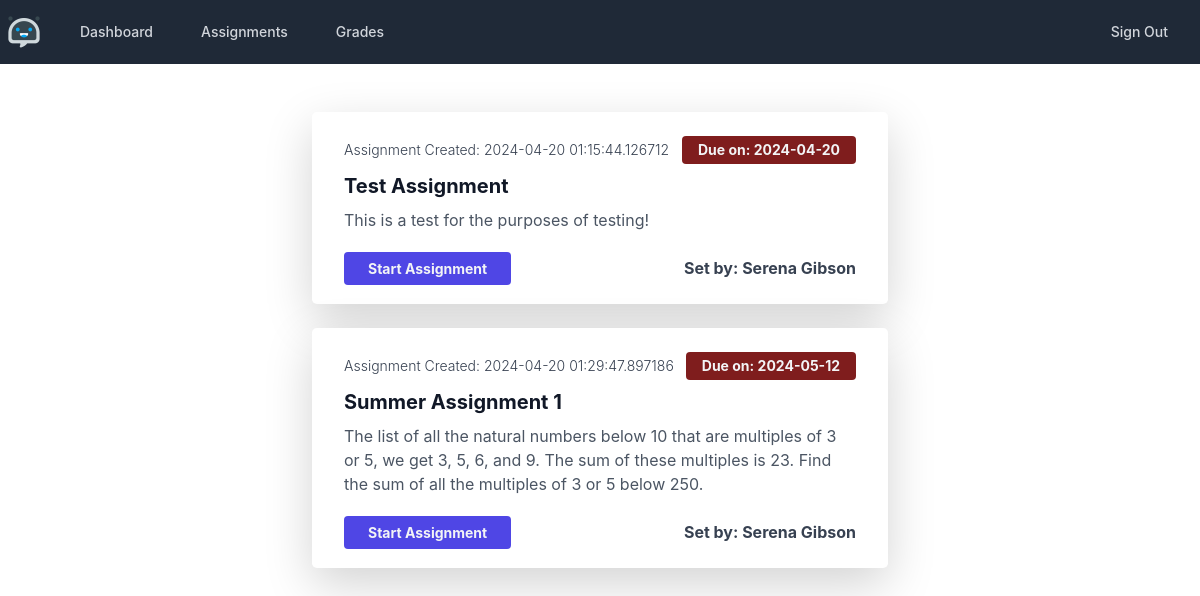
The app's page /assignments (signed in) with its own data.
### models.py (models this page shows, shortened)
class Assignment(db.Model):
    __tablename__ = 'assignments'
    __table_args__ = {'extend_existing': True}
    assignment_id = db.Column(db.Integer, primary_key=True)
    name = db.Column(db.String(100), nullable=False)
    description = db.Column(db.String(500), nullable=False)
    set_by = db.Column(db.String(50), nullable=False)
    created_on = db.Column(db.DateTime, nullable=False)
    due_date = db.Column(db.String(10), nullable=False)

### assignments/views.py (the view)
@assignments_blueprint.route('/assignments', methods=['POST', 'GET'])
@login_required
@required_roles('student')
def assignments():
    all_assignments = Assignment.query.all()
    if len(all_assignments) != 0:
        return render_template('assignments/assignments.html',
                               assignments=all_assignments)
    else:
        flash('No assignments set.')
    return render_template('assignments/assignments.html')

### app.py (called while the page is built)
@login_manager.user_loader
def load_user(user_id):
    return User.query.get(int(user_id))

### models.py (called while the page is built)
def required_roles(*roles):
    def wrapper(f):
        @wraps(f)
        def wrapped(*args, **kwargs):
            if current_user.role not in roles:
                return render_template('error/403.html')
            return f(*args, **kwargs)
        return wrapped
    return wrapper

### templates/assignments/assignments.html (shortened to what this page needs)
<!DOCTYPE html>
<html lang="en">
<head>
</head>
<body>
{% extends 'base.html' %}
{% block content %}
    <div class="w-full max-w-xl mx-auto mt-5">
        {% if assignments %}
            {% for assignment in assignments %}
                <div class="max-w-2xl px-8 py-4 my-4 bg-white rounded-lg shadow-lg">
                    <div class="flex items-center justify-between">
                <span class="text-sm font-light text-gray-700">
                    Assignment Created: {{ assignment.created_on }}
                </span>
                        <span class="px-3 py-1 text-sm font-bold text-gray-100 bg-red-900 rounded">
                   Due on: {{ assignment.due_date }}
                </span>
                    </div>
                    <div class="mt-2">
                <span class="text-xl font-bold text-gray-900" tabindex="0" role="link">
                    {{ assignment.name }}
                </span>
                        <p class="mt-2 text-gray-600">
                            {{ assignment.description }}
                        </p>
                    </div>
                    <div class="flex items-center justify-between mt-4">
                        <form method="POST">
                        <a href="{{ url_for('assignments.start_assignment', id=assignment.assignment_id) }}"
                           class="px-4 py-2 text-sm font-bold text-gray-100 bg-indigo-600 hover:text-gray-100 rounded"
                           tabindex="0" role="button">
                            Start Assignment
                        </a>
                        </form>
                        <div class="flex items-center">
                    <span class="font-bold text-gray-700">
                        Set by: {{ assignment.set_by }}
                    </span>
                        </div>
                    </div>
                </div>
            {% endfor %}
        {% endif %}
    </div>
{% endblock %}

### records on screen
Assignment: created_on "2024-04-20 01:15:44.126712", due_date "2024-04-20", name "Test Assignment", description "This is a test for the purposes of testing!", set_by "Serena Gibson"
Assignment: created_on "2024-04-20 01:29:47.897186", due_date "2024-05-12", name "Summer Assignment 1", description "The list of all the natural numbers below 10 that are multiples of 3 or 5, we get 3, 5, 6, and 9. The sum of these multiples is 23. Find the sum of all the multiples of 3 or 5 below 250.", set_by "Serena Gibson"
